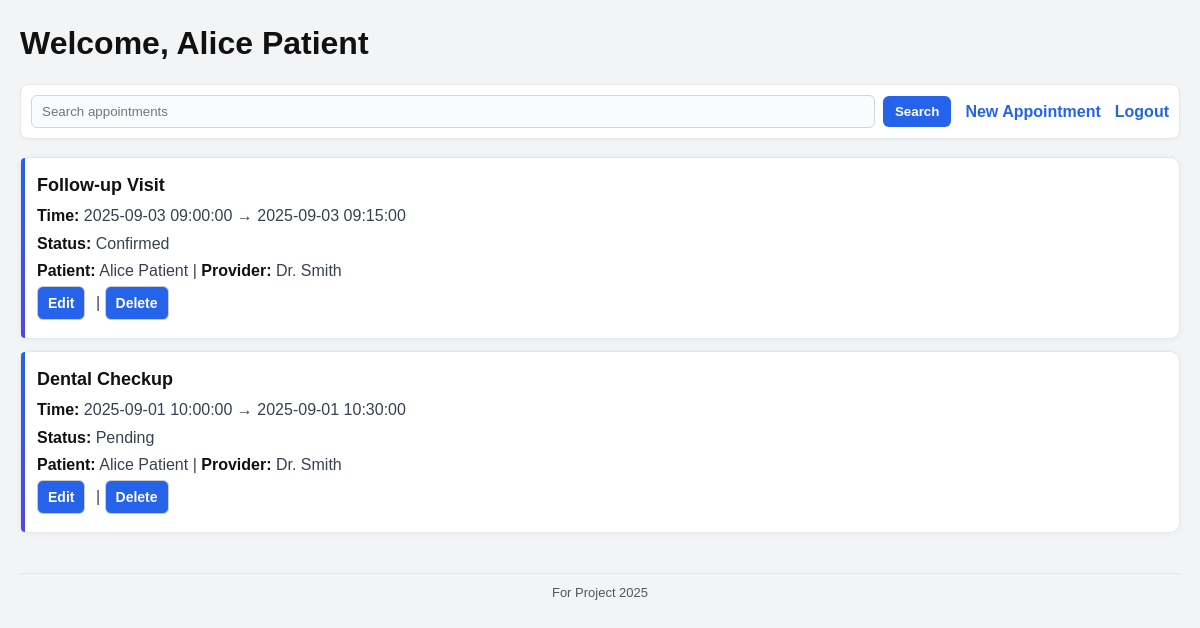
/pages/home.php (signed in), run on the app's committed database.
### tables this page shows
CREATE TABLE `users` (
  `id` int(11) NOT NULL,
  `full_name` varchar(100) NOT NULL,
  `email` varchar(100) NOT NULL,
  `password` varchar(255) NOT NULL,
  `role` enum('patient','provider','admin') NOT NULL
);

CREATE TABLE `appointments` (
  `id` int(11) NOT NULL,
  `title` varchar(255) NOT NULL,
  `notes` text DEFAULT NULL,
  `start_at` datetime NOT NULL,
  `end_at` datetime NOT NULL,
  `status_id` int(11) NOT NULL,
  `created_by` int(11) NOT NULL,
  `assigned_to` int(11) NOT NULL
);

CREATE TABLE `appointment_status` (
  `id` int(11) NOT NULL,
  `name` varchar(50) NOT NULL
);

### classes/AppointmentList.php (called while the page is built, shortened)
<?php
class AppointmentList {
    public function getAppointments($pdo, $userId, $role, $term = '') {
        if ($role === 'patient') {
            $stmt = $pdo->prepare(
                "SELECT a.id, a.title, a.start_at, a.end_at, s.name AS status_name,
                        p.full_name AS patient, d.full_name AS provider
                 FROM appointments a
                 JOIN appointment_status s ON s.id = a.status_id
                 JOIN users p ON p.id = a.created_by
                 JOIN users d ON d.id = a.assigned_to
                 WHERE a.created_by = ?
                   AND (a.title LIKE ? OR a.notes LIKE ?)
                 ORDER BY a.start_at DESC"
            );
            $stmt->execute([$userId, "%$term%", "%$term%"]);
        }
        return $stmt->fetchAll();
    }
}

### common.php (called while the page is built)
<?php
function escape($data) {
    $data = trim($data);
    $data = stripslashes($data);
    $data = htmlspecialchars($data, ENT_QUOTES, 'UTF-8');
    return $data;
}

### pages/home.php (the view, shortened to what this page needs)
<?php
require_once '../src/db_connect.php';
require_once '../common.php';
require_once '../classes/AppointmentList.php';
$user = $_SESSION['user'];
$term = trim($_GET['q'] ?? '');
$list = new AppointmentList();
$rows = $list->getAppointments($pdo, $user['id'], $user['role'], $term);
require_once '../partials/header.php';
?>
<h1>Welcome, <?= escape($user['name']) ?></h1>
<form method="get">
  <input type="text" name="q" value="<?= escape($term) ?>" placeholder="Search appointments">
  <button>Search</button>
  <a href="create.php">New Appointment</a>
  <a href="logout.php">Logout</a>
</form>
<?php if (!$rows): ?>
  <p>No appointments found.</p>
<?php else: ?>
  <?php foreach ($rows as $row): ?>
    <div class="appointment">
      <h3><?= escape($row['title']) ?></h3>
      <p><strong>Time:</strong> <?= escape($row['start_at']) ?> → <?= escape($row['end_at']) ?></p>
      <p><strong>Status:</strong> <?= escape($row['status_name']) ?></p>
      <p><strong>Patient:</strong> <?= escape($row['patient']) ?> |
         <strong>Provider:</strong> <?= escape($row['provider']) ?></p>
      <p>
        <a href="edit.php?id=<?= escape($row['id']) ?>">Edit</a> |
        <a href="delete.php?id=<?= escape($row['id']) ?>">Delete</a>
      </p>
    </div>
  <?php endforeach; ?>
<?php endif; ?>
<?php require_once '../partials/footer.php'; ?>

### assets/css/home.css (style rules this page uses)
body { font-family: Arial, sans-serif; background: #f3f4f6; margin: 0; padding: 20px; color: #111; line-height: 1.45; }
h1 { margin: 0 0 18px; }
form { display: flex; align-items: center; gap: 8px; margin: 0 0 18px; padding: 10px; background: #fff; border: 1px solid #e5e7eb; border-radius: 8px; box-shadow: 0 1px 3px rgba(0,0,0,.04); }
input[type="text"] { flex: 1 1 320px; padding: 8px 10px; border: 1px solid #cfd6e0; border-radius: 6px; background: #fafbfd; }
button { padding: 8px 12px; border: none; background: #2563eb; color: #fff; border-radius: 6px; cursor: pointer; font-weight: 600; }
form a { margin-left: 6px; color: #2563eb; text-decoration: none; font-weight: 600; }
.appointment { position: relative; background: #fff; border: 1px solid #e5e7eb; border-radius: 10px; padding: 14px 16px; margin-bottom: 12px; box-shadow: 0 1px 6px rgba(0,0,0,.05); }
.appointment::before { content: ""; position: absolute; left: 0; top: 0; bottom: 0; width: 4px; border-radius: 10px 0 0 10px; background: linear-gradient(180deg, #2563eb, #4f46e5); }
.appointment h3 { margin: 0 0 6px; font-size: 18px; }
.appointment p { margin: 4px 0; color: #374151; }
.appointment p strong { color: #111; }
.appointment p:last-child a { display: inline-block; padding: 6px 10px; margin-right: 6px; border-radius: 6px; font-size: 14px; font-weight: 600; text-decoration: none; border: 1px solid #ccc; background: #2563eb; color: #fff; }

### data on the page
users: full_name "Alice Patient"
appointments: title "Follow-up Visit", start_at "2025-09-03 09:00:00", end_at "2025-09-03 09:15:00", status.name "Confirmed", created_by.full_name "Alice Patient", assigned_to.full_name "Dr. Smith"
appointments: title "Dental Checkup", start_at "2025-09-01 10:00:00", end_at "2025-09-01 10:30:00", status.name "Pending", created_by.full_name "Alice Patient", assigned_to.full_name "Dr. Smith"
